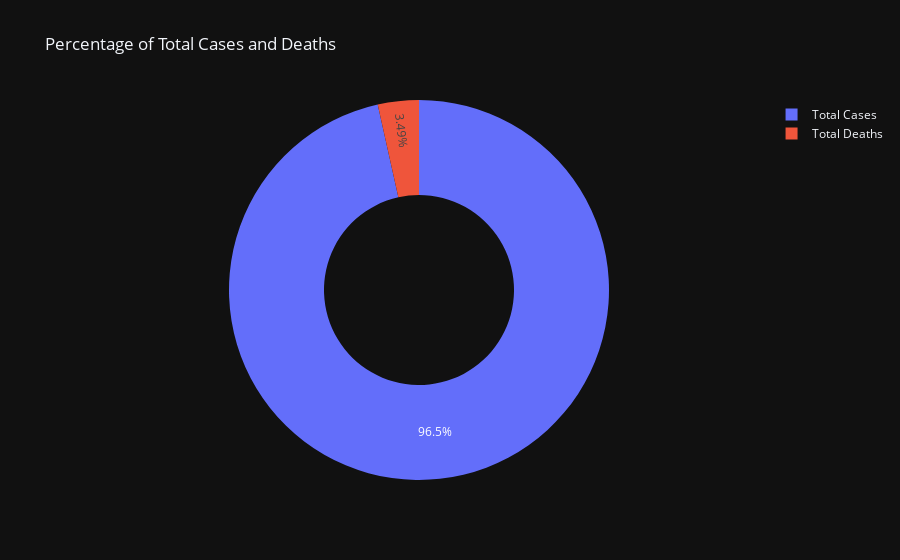

Notebook code for this chart:
### Markdown cell above
Now let’s have a look at the percentage of total deaths and total cases among all the countries with the highest number of covid-19 cases

### Code cell
# Let's check the percentage of total deaths and total cases among all the countries with the highest number of covide-19 cases

cases = data["Total Cases"].sum()
deceased = data["Total Deaths"].sum()

labels = ["Total Cases", "Total Deaths"]
values = [cases, deceased]

fig = px.pie(data, values=values, names=labels, 
             title='Percentage of Total Cases and Deaths', hole=0.5)
fig.show()

### Figure 1 — Plotly figure (JSON) as saved in the notebook; plotly's stock layout.template omitted (floating-point values rounded to 4 significant figures)
{"data": [{"domain": {"x": [0, 1], "y": [0, 1]}, "hole": 0.5, "hovertemplate": "label=%{label}<br>value=%{value}<extra></extra>", "labels": ["Total Cases", "Total Deaths"], "legendgroup": "", "name": "", "showlegend": true, "type": "pie", "values": [2118373473, 76566940]}], "layout": {"legend": {"tracegroupgap": 0}, "title": {"text": "Percentage of Total Cases and Deaths"}}}
